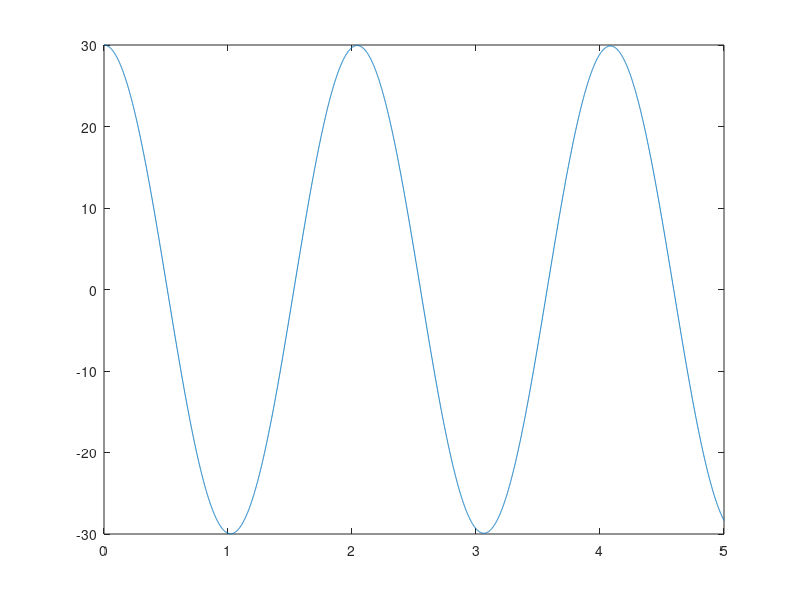

Reproduce this figure in MATLAB.
%% 初值及测试
A = [1 0 0; 0 1 0; 0 0 0];
B = [0; -9.8; 0];%-9.8 * sin(pi / 6)];
q0 = [0.5; -sqrt(3) / 2; pi / 6]; v0 = [0; 0; 0]; %初始状态
phi = [q0(1) - sin(pi / 6); q0(2) + cos(pi / 6)]; %约束
phiq = [1 0 -cos(pi / 6); 0 1 -sin(pi / 6)]; %雅可比
h = 0.001; T = 5; t = 0:h:T; %步长及时间

column = zeros(3, (length(t) - 2));
q = q0;
v = v0;
a = zeros(3, length(t));
E = eye(3);
Alpha = 25; Beta = 50; %经验值5~50
%alpha=1/h;beta=sqrt(2)/h;
P = zeros(2, 1);
P(1) = -v(3) ^ 2 * cos(q(3)); P(2) = v(3) ^ 2 * sin(q(3)); %加速度约束
P(1) = -v(3) ^ 2 * sin(q(3)); P(2) = v(3) ^ 2 * cos(q(3)); %加速度约束
phiT = phiq * v; %对时间全微分
P1 = P - 2 * Alpha * phiT - Beta ^ 2 * phi; %稳定形式
LEFT = [A phiq'; phiq zeros(2)]; %左端系数
RIGHT = [B; P1]; %右端
X = (LEFT ^ -1) * RIGHT; %上三行加速度；下两行lamda
a(1, 1) = X(1); a(2, 1) = X(2); a(3, 1) = X(3);
l=X(4:5);
v(:, 2) = v(:, 1) + h* a(:, 1);
q(:, 2) = q(:, 1) + h * v(:, 1);
%% 组装
q = [q column]; v = [v column]; l=[l column(1:2,:) zeros(2,1)];
%% 广义alpha
alpha=-1/6;%α在[-1/3,0]
gamma=0.5-alpha;beta=0.25*(0.5+gamma)^2;
p=0.5;
alpham=(2*p-1)/(1+p);alphaf=p/(1+p);
betai=(1-alpham)/(h^2*beta*(1-alphaf));
gammai=gamma/(h*beta);

at=a(:,1);

for i = 1:(length(t) - 1)

%     q(:,i+1)=q(:,i)+h*v(:,i)+0.5*h^2*(1-2*beta)*at;
%     v(:,i+1)=v(:,i)+h*(1-gamma)*at;
%     l(:,i+1)=0;
%     at=1/(1-alpham)*(alphaf*a(:,i)-alpham*at);
%     q(:,i+1)=q(:,i+1)+h^2*beta*at;
%     v(:,i+1)=v(:,i+1)+h*gamma*at;
%     a(:,i+1)=0;
    a(:,i+1)=a(:,i);
    
    detw=ones(1,5);
    j=1;

    while max(abs(detw))>1e-4
%         q(:,i+1)=q(:,i)+h*v(:,i)+0.5*h^2*((1-2*beta)*a(:,i)+2*beta*a(:,i));
%         v(:,i+1)=v(:,i)+h*((1-gamma)*a(:,i)+gamma*a(:,i+1));
        q(:,i+1)=q(:,i)+h*v(:,i)+0.5*h^2*((1-2*beta)*a(:,i)+2*beta*a(:,i+1));
        v(:,i+1)=v(:,i)+h*((1-gamma)*a(:,i)+gamma*a(:,i+1));
        
        Kt=zeros(3);
        Ct=0;
        Pt=beta*h^2*Kt;
        
        phi = [q(1, i+1) - sin(q(3, i+1)); q(2, i+1) + cos(q(3, i+1))];
        phiq = [1 0 -cos(q(3, i+1)); 0 1 -sin(q(3, i+1))];
        phiT = phiq * v(:, i+1);
        P1 = P - 2 * Alpha * phiT - (Beta ^ 2) * phi;
        St = [A/(1+alpha)+Pt phiq'; phiq zeros(2)];
        rl=phi/beta/h^2;
        rq=A*a(:,i+1)/(1+alpha)+phiq'*l(:,i+1)-B-alpha/(1+alpha)*(phiq'*l(:,i)-B);%最后一个B是上一个的B，但此处B不变
        RIGHT = [rq; rl];
        detw = St\RIGHT;
        detq=detw(1:3);
        detl=detw(4:5);

%         q(:,i+1)=q(:,i+1)+detq;
%         v(:,i+1)=v(:,i+1)+gammai*detq;
%         a(:,i+1)=a(:,i+1)+betai*detq;
%         l(:,i+1)=l(:,i+1)+detl;

        a(:,i+1)=a(:,i+1)-detw(1:3);
        l(:,i+1)=l(:,i+1)-detw(4:5);


        j=j+1;
        if j>10000
            break;
        end
    end

    at=at+(1-alphaf)/(1-alpham)*a(:,i+1);

end
%% figure
plot(t,q(3, :)*180/pi);